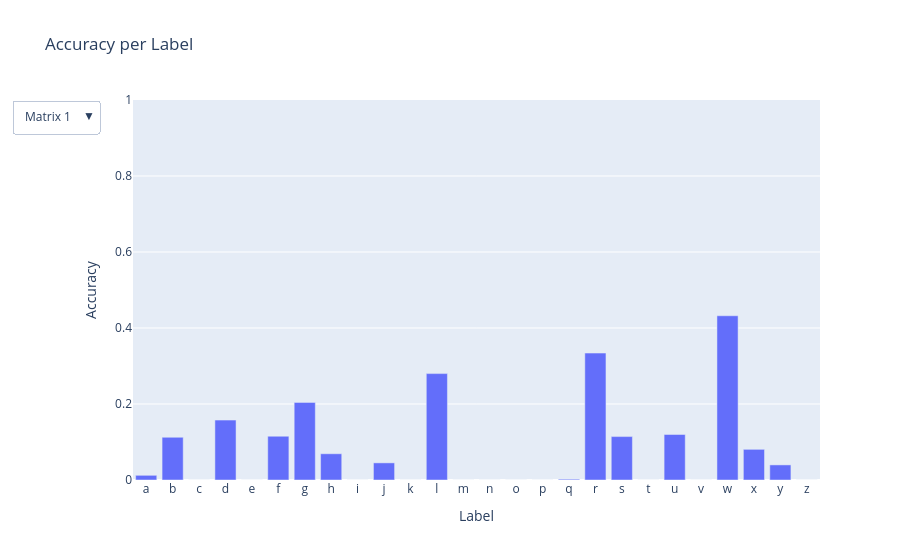

The notebook cell this image was saved under:
### Code cell
visualise_label_accuracies(list(range(5, 10)), path=os.path.join(os.path.dirname(train.save_path), folder))

### Figure 1 — Plotly figure (JSON) as saved in the notebook; plotly's stock layout.template omitted (floating-point values rounded to 4 significant figures)
{"data": [{"name": "Matrix 1", "type": "bar", "visible": true, "x": ["a", "b", "c", "d", "e", "f", "g", "h", "i", "j", "k", "l", "m", "n", "o", "p", "q", "r", "s", "t", "u", "v", "w", "x", "y", "z"], "y": [0.01235, 0.1124, 0.0, 0.1577, 0.0, 0.1152, 0.2043, 0.06908, 0.0, 0.04507, 0.0, 0.28, 0.0, 0.0, 0.0, 0.0, 0.00216, 0.334, 0.1143, 0.0, 0.1198, 0.0, 0.4322, 0.08071, 0.03974, 0.0]}, {"name": "Matrix 2", "type": "bar", "visible": false, "x": ["a", "b", "c", "d", "e", "f", "g", "h", "i", "j", "k", "l", "m", "n", "o", "p", "q", "r", "s", "t", "u", "v", "w", "x", "y", "z"], "y": [0.01543, 0.02141, 0.2581, 0.0, 0.0, 0.02932, 0.0, 0.05951, 0.6161, 0.4937, 0.04365, 0.02421, 0.1343, 0.1117, 0.1771, 0.39, 0.00324, 0.1768, 0.2983, 0.01738, 0.1777, 0.3531, 0.4122, 0.0, 0.1654, 0.0]}, {"name": "Matrix 3", "type": "bar", "visible": false, "x": ["a", "b", "c", "d", "e", "f", "g", "h", "i", "j", "k", "l", "m", "n", "o", "p", "q", "r", "s", "t", "u", "v", "w", "x", "y", "z"], "y": [0.0, 0.01392, 0.01154, 0.0, 0.3041, 0.0, 0.0, 0.004251, 0.0, 0.153, 0.004061, 0.0, 0.0, 0.02148, 0.0, 0.0, 0.4644, 0.0, 0.3104, 0.0, 0.06294, 0.09725, 0.0, 0.01468, 0.0, 0.145]}, {"name": "Matrix 4", "type": "bar", "visible": false, "x": ["a", "b", "c", "d", "e", "f", "g", "h", "i", "j", "k", "l", "m", "n", "o", "p", "q", "r", "s", "t", "u", "v", "w", "x", "y", "z"], "y": [0.1543, 0.2859, 0.3956, 0.1303, 0.363, 0.0, 0.01118, 0.2625, 0.4297, 0.2484, 0.1472, 0.1537, 0.4861, 0.06337, 0.0, 0.3582, 0.00432, 0.1593, 0.0, 0.01329, 0.4447, 0.1142, 0.0, 0.3847, 0.2911, 0.1788]}, {"name": "Matrix 5", "type": "bar", "visible": false, "x": ["a", "b", "c", "d", "e", "f", "g", "h", "i", "j", "k", "l", "m", "n", "o", "p", "q", "r", "s", "t", "u", "v", "w", "x", "y", "z"], "y": [0.0, 0.1692, 0.3022, 0.1303, 0.3383, 0.334, 0.0, 0.0, 0.5611, 0.4161, 0.1746, 0.0, 0.4051, 0.09452, 0.3118, 0.3337, 0.01728, 0.2647, 0.4105, 0.0, 0.3655, 0.3848, 0.5247, 0.0, 0.2202, 0.3779]}], "layout": {"title": {"text": "Accuracy per Label"}, "updatemenus": [{"buttons": [{"args": [{"visible": [true, false, false, false, false]}], "label": "Matrix 1", "method": "update"}, {"args": [{"visible": [false, true, false, false, false]}], "label": "Matrix 2", "method": "update"}, {"args": [{"visible": [false, false, true, false, false]}], "label": "Matrix 3", "method": "update"}, {"args": [{"visible": [false, false, false, true, false]}], "label": "Matrix 4", "method": "update"}, {"args": [{"visible": [false, false, false, false, true]}], "label": "Matrix 5", "method": "update"}], "direction": "down", "showactive": true}], "xaxis": {"tickmode": "linear", "title": {"text": "Label"}}, "yaxis": {"range": [0, 1], "title": {"text": "Accuracy"}}}}
